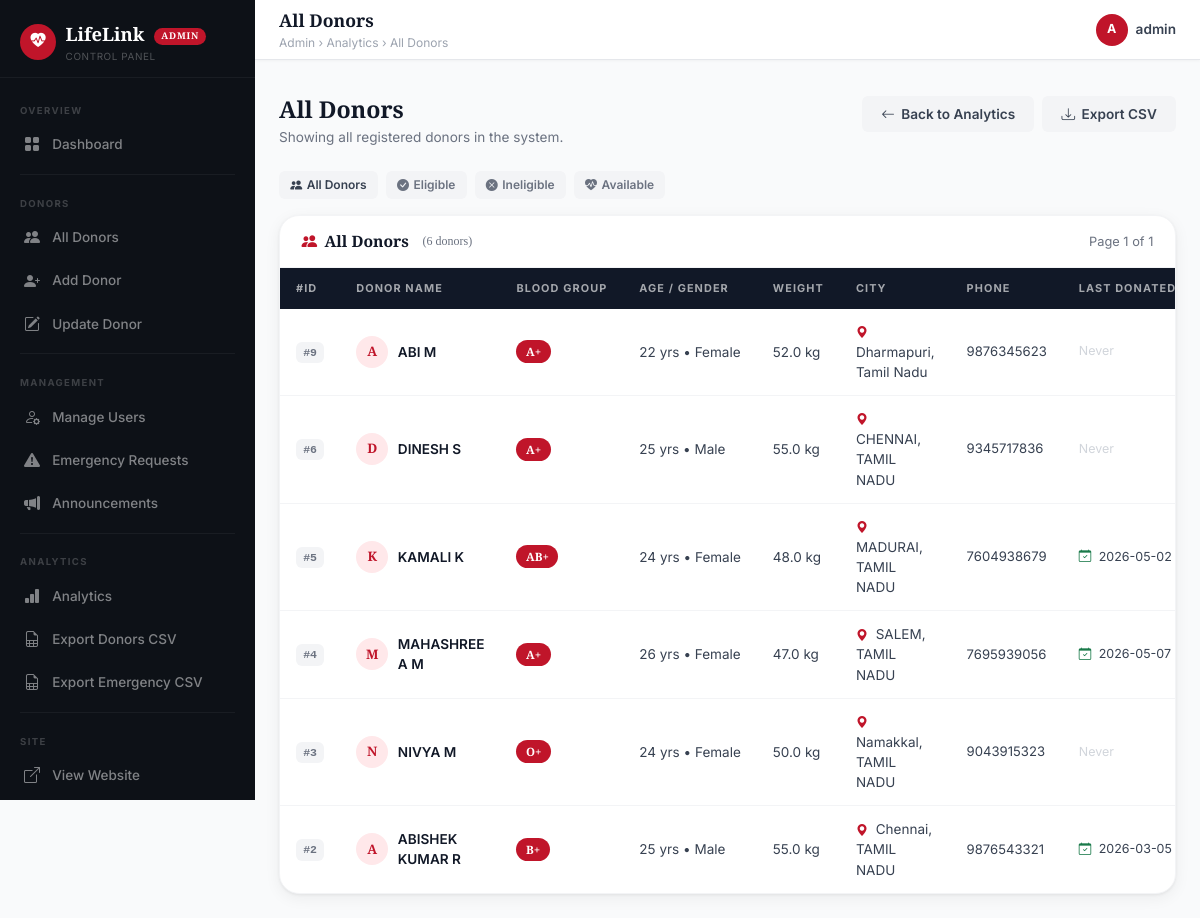
/admin/donors/filter (signed in), run on the app's committed database.
### tables this page shows
CREATE TABLE donors (
            id            INTEGER PRIMARY KEY AUTOINCREMENT,
            user_id       INTEGER,
            full_name     TEXT    NOT NULL,
            blood_group   TEXT    NOT NULL,
            age           INTEGER NOT NULL,
            gender        TEXT    NOT NULL,
            weight        REAL    NOT NULL,
            phone         TEXT    NOT NULL UNIQUE,
            email         TEXT    UNIQUE,
            city          TEXT    NOT NULL,
            state         TEXT,
            is_available  INTEGER DEFAULT 1,
            last_donated  TEXT,
            created_at    TEXT    DEFAULT (datetime('now')),
            FOREIGN KEY (user_id) REFERENCES users(id)
        );

### app.py (the view, shortened to what this page needs)
@app.route('/admin/donors/filter')
@admin_required
def admin_donors_filter():
    filter_type = request.args.get('type', 'all').strip()
    page        = request.args.get('page', 1, type=int)
    per_page    = 15
    all_donors = get_all_donors()
    from datetime import timedelta
    cutoff = (datetime.now() - timedelta(days=90)).strftime('%Y-%m-%d')
    if filter_type == 'eligible':
        filtered = [d for d in all_donors
                    if d['age'] >= 18 and d['age'] <= 65
                    and d['weight'] >= 45
                    and d['is_available'] == 1
                    and (d['last_donated'] is None
                         or d['last_donated'] <= cutoff)]
        title = "Eligible Donors"
    elif filter_type == 'available':
        filtered = [d for d in all_donors if d['is_available'] == 1]
        title    = "Available Donors"
    else:
        filtered = all_donors
        title    = "All Donors"
    total       = len(filtered)
    total_pages = max(1, (total + per_page - 1) // per_page)
    page        = max(1, min(page, total_pages))
    start       = (page - 1) * per_page
    paginated   = filtered[start:start + per_page]
    return render_template('admin/donors_filter.html',
        donors=paginated,
        title=title,
        filter_type=filter_type,
        total=total,
        page=page,
        per_page=per_page,
        total_pages=total_pages)

### app.py (called while the page is built)
def admin_required(f):
    @wraps(f)
    def decorated(*args, **kwargs):
        if 'user_id' not in session:
            flash("Admin login required.", "danger")
            return redirect(url_for('admin_login'))
        if session.get('role') != 'admin':
            flash("⚠️ Access Denied! This page is for Admins only.", "danger")
            return redirect(url_for('home'))
        return f(*args, **kwargs)
    return decorated

### database.py (called while the page is built)
def get_db_connection():
    conn = sqlite3.connect(Config.DATABASE)
    conn.row_factory = sqlite3.Row
    return conn

def get_all_donors(search=None, blood_group=None, city=None):
    conn = get_db_connection()
    c = conn.cursor()
    q = "SELECT * FROM donors WHERE 1=1"
    p = []
    if search:
        q += " AND (full_name LIKE ? OR phone LIKE ?)"
        p += [f'%{search}%', f'%{search}%']
    if blood_group:
        q += " AND blood_group=?"
        p.append(blood_group)
    if city:
        q += " AND city LIKE ?"
        p.append(f'%{city}%')
    q += " ORDER BY created_at DESC"
    c.execute(q, p)
    donors = c.fetchall()
    conn.close()
    return donors

### templates/admin/donors_filter.html (shortened to what this page needs)
{% extends "admin/base_admin.html" %}
{% block page_title %}{{ title }}{% endblock %}
{% block breadcrumb %}Analytics › {{ title }}{% endblock %}
{% block content %}
<div class="a-page-header">
  <div>
    <h2>{{ title }}</h2>
    <p>
      Showing
      {% if filter_type == 'eligible' %}
        donors who meet all eligibility criteria.
      {% elif filter_type == 'ineligible' %}
        donors who do not currently meet eligibility criteria.
      {% elif filter_type == 'available' %}
        donors who are currently marked as available.
      {% else %}
        all registered donors in the system.
      {% endif %}
    </p>
  </div>
  <div class="d-flex gap-2 flex-wrap">
    <a href="{{ url_for('admin_analytics') }}" class="btn-admin-secondary">
      <i class="bi bi-arrow-left"></i> Back to Analytics
    </a>
    <a href="{{ url_for('admin_export_donors') }}" class="btn-admin-secondary">
      <i class="bi bi-download"></i> Export CSV
    </a>
  </div>
</div>
<div class="d-flex gap-2 mb-3 flex-wrap">
  <a href="{{ url_for('admin_donors_filter') }}?type=all"
     class="btn-a {{ 'btn-a-view' if filter_type == 'all' else 'btn-a-close' }}">
    <i class="bi bi-people-fill"></i> All Donors
  </a>
  <a href="{{ url_for('admin_donors_filter') }}?type=eligible"
     class="btn-a {{ 'btn-a-approve' if filter_type == 'eligible' else 'btn-a-close' }}">
    <i class="bi bi-check-circle-fill"></i> Eligible
  </a>
  <a href="{{ url_for('admin_donors_filter') }}?type=ineligible"
     class="btn-a {{ 'btn-a-del' if filter_type == 'ineligible' else 'btn-a-close' }}">
    <i class="bi bi-x-circle-fill"></i> Ineligible
  </a>
  <a href="{{ url_for('admin_donors_filter') }}?type=available"
     class="btn-a {{ 'btn-a-edit' if filter_type == 'available' else 'btn-a-close' }}">
    <i class="bi bi-heart-pulse-fill"></i> Available
  </a>
</div>
<div class="a-card">
  <div class="a-card-header">
    <h5>
      <i class="bi bi-people-fill"></i>
      {{ title }}
      <span style="font-size:0.75rem; font-weight:400;
                   color:var(--gray-500); margin-left:0.4rem;">
        ({{ total }} donor{{ 's' if total != 1 else '' }})
      </span>
    </h5>
    <span style="font-size:0.8rem; color:var(--gray-500);">
      Page {{ page }} of {{ total_pages }}
    </span>
  </div>
  {% if donors %}
  <div style="overflow-x:auto;">
    <table class="a-table">
      <thead>
        <tr>
          <th>#ID</th>
          <th>Donor Name</th>
          <th>Blood Group</th>
          <th>Age / Gender</th>
          <th>Weight</th>
          <th>City</th>
          <th>Phone</th>
          <th>Last Donated</th>
        </tr>
      </thead>
      <tbody>
        {% for d in donors %}
        <tr>
          <td><span class="b-id">#{{ d.id }}</span></td>
          <td>
            <div class="d-name-cell">
              <div class="d-avatar">{{ d.full_name[0]|upper }}</div>
              <span class="d-name">{{ d.full_name }}</span>
            </div>
          </td>
          <td><span class="b-blood">{{ d.blood_group }}</span></td>
          <td style="white-space:nowrap;">
            {{ d.age }} yrs • {{ d.gender }}
          </td>
          <td>{{ d.weight }} kg</td>
          <td>
            <i class="bi bi-geo-alt-fill me-1"
               style="color:var(--red); font-size:0.75rem;"></i>
            {{ d.city }}{% if d.state %}, {{ d.state }}{% endif %}
          </td>
          <td style="font-size:0.82rem;">{{ d.phone }}</td>
          <td style="font-size:0.78rem;">
            {% if d.last_donated %}
              <i class="bi bi-calendar-check me-1"
                 style="color:var(--green);"></i>
              {{ d.last_donated }}
            {% else %}
              <span style="color:var(--gray-300);">Never</span>
            {% endif %}
          </td>
        </tr>
        {% endfor %}
      </tbody>
    </table>
  </div>
  {% endif %}
</div>
{% endblock %}

### templates/admin/base_admin.html (style rules this page uses)
:root { --red: #C0152A; --red-mid: #E63946; --red-light: #FFE8EA; --gold: #F5A623; --green: #1A7A4A; --sidebar-w: 255px; --topbar-h: 60px; --white: #FFFFFF; --gray-50: #F9FAFB; --gray-100: #F3F4F6; --gray-200: #E5E7EB; --gray-300: #D1D5DB; --gray-400: #9CA3AF; --gray-500: #6B7280; --gray-700: #374151; --gray-900: #111827; --sidebar-bg: #0D1117; --font-d: 'Playfair Display', Georgia, serif; --font-b: 'Inter', system-ui, sans-serif; --r-sm: 0.375rem; --r-md: 0.75rem; --r-lg: 1.25rem; --r-pill: 50rem; --shadow: 0 1px 3px rgba(0,0,0,0.06), 0 4px 16px rgba(0,0,0,0.06); --t: 0.2s ease; }
*, *::before, *::after { box-sizing: border-box; margin: 0; padding: 0; }
html { font-size: 16px; }
body { font-family: var(--font-b); background: var(--gray-50); color: var(--gray-900); -webkit-font-smoothing: antialiased; }
a { text-decoration: none; color: inherit; }
.a-page-header { margin-bottom: 1.5rem; display: flex; align-items: flex-start; justify-content: space-between; flex-wrap: wrap; gap: 0.75rem; }
.a-page-header h2 { font-family: var(--font-d); font-weight: 700; font-size: 1.45rem; color: var(--gray-900); margin-bottom: 0.2rem; }
.a-page-header p { font-size: 0.85rem; color: var(--gray-500); margin: 0; }
.a-card { background: var(--white); border-radius: var(--r-lg); box-shadow: var(--shadow); border: 1px solid var(--gray-100); overflow: hidden; }
.a-card-header { padding: 1rem 1.35rem; border-bottom: 1px solid var(--gray-100); display: flex; align-items: center; justify-content: space-between; gap: 1rem; flex-wrap: wrap; }
.a-card-header h5 { font-family: var(--font-d); font-weight: 700; font-size: 0.98rem; color: var(--gray-900); margin: 0; display: flex; align-items: center; gap: 0.45rem; }
.a-card-header h5 i { color: var(--red); }
.a-table { width: 100%; border-collapse: collapse; }
.a-table thead { background: var(--gray-900); }
.a-table thead th { padding: 0.75rem 1rem; font-size: 0.68rem; font-weight: 700; letter-spacing: 0.1em; text-transform: uppercase; color: rgba(255,255,255,0.62); white-space: nowrap; border: none; }
.a-table tbody tr { border-bottom: 1px solid var(--gray-100); transition: background var(--t); }
.a-table tbody tr:last-child { border-bottom: none; }
.a-table tbody td { padding: 0.8rem 1rem; font-size: 0.845rem; color: var(--gray-700); vertical-align: middle; }
.b-blood { display: inline-block; background: var(--red); color: #fff; font-family: var(--font-d); font-weight: 700; font-size: 0.72rem; border-radius: var(--r-pill); padding: 0.18rem 0.6rem; }
.b-id { background: var(--gray-100); color: var(--gray-500); font-size: 0.72rem; font-weight: 700; border-radius: var(--r-sm); padding: 0.12rem 0.45rem; font-family: monospace; display: inline-block; }
.btn-a { display: inline-flex; align-items: center; gap: 0.28rem; font-size: 0.75rem; font-weight: 600; padding: 0.3rem 0.7rem; border-radius: var(--r-sm); border: none; cursor: pointer; transition: all var(--t); text-decoration: none; font-family: var(--font-b); white-space: nowrap; }
.btn-a-view { background:var(--gray-100); color:var(--gray-700); }
.btn-a-close { background:var(--gray-100); color:var(--gray-500); }
.btn-admin-secondary { background: var(--gray-100); color: var(--gray-700); border: none; border-radius: var(--r-sm); padding: 0.5rem 1.2rem; font-weight: 600; font-size: 0.85rem; display: inline-flex; align-items: center; gap: 0.4rem; transition: background var(--t); text-decoration: none; cursor: pointer; font-family: var(--font-b); }
.d-name-cell { display: flex; align-items: center; gap: 0.6rem; }
.d-avatar { width: 32px; height: 32px; border-radius: 50%; background: var(--red-light); color: var(--red); display: flex; align-items: center; justify-content: center; font-family: var(--font-d); font-weight: 700; font-size: 0.82rem; flex-shrink: 0; }
.d-name { font-weight: 600; color: var(--gray-900); font-size: 0.85rem; }

### data on the page
donors: id "9", full_name "A", full_name "ABI M", blood_group "A+", age "22", gender "Female", weight "52.0", city "Dharmapuri", state "Tamil Nadu", phone "9876345623", shows "Never"
donors: id "6", full_name "D", full_name "DINESH S", blood_group "A+", age "25", gender "Male", weight "55.0", city "CHENNAI", state "TAMIL NADU", phone "9345717836", shows "Never"
donors: id "5", full_name "K", full_name "KAMALI K", blood_group "AB+", age "24", gender "Female", weight "48.0", city "MADURAI", state "TAMIL NADU", phone "7604938679", last_donated "2026-05-02"
donors: id "4", full_name "M", full_name "MAHASHREE A M", blood_group "A+", age "26", gender "Female", weight "47.0", city "SALEM", state "TAMIL NADU", phone "7695939056", last_donated "2026-05-07"
donors: id "3", full_name "N", full_name "NIVYA M", blood_group "O+", age "24", gender "Female", weight "50.0", city "Namakkal", state "TAMIL NADU", phone "9043915323", shows "Never"
donors: id "2", full_name "A", full_name "ABISHEK KUMAR R", blood_group "B+", age "25", gender "Male", weight "55.0", city "Chennai", state "TAMIL NADU", phone "9876543321", last_donated "2026-03-05"

### other printed values
{{ title }} "All Donors"
{{ session.username[0]|upper }} "A"
{{ session.username }} "admin"
{{ total }} "6"
{{ 's' if total != 1 else '' }} "s"
{{ page }} "1"
{{ total_pages }} "1"
